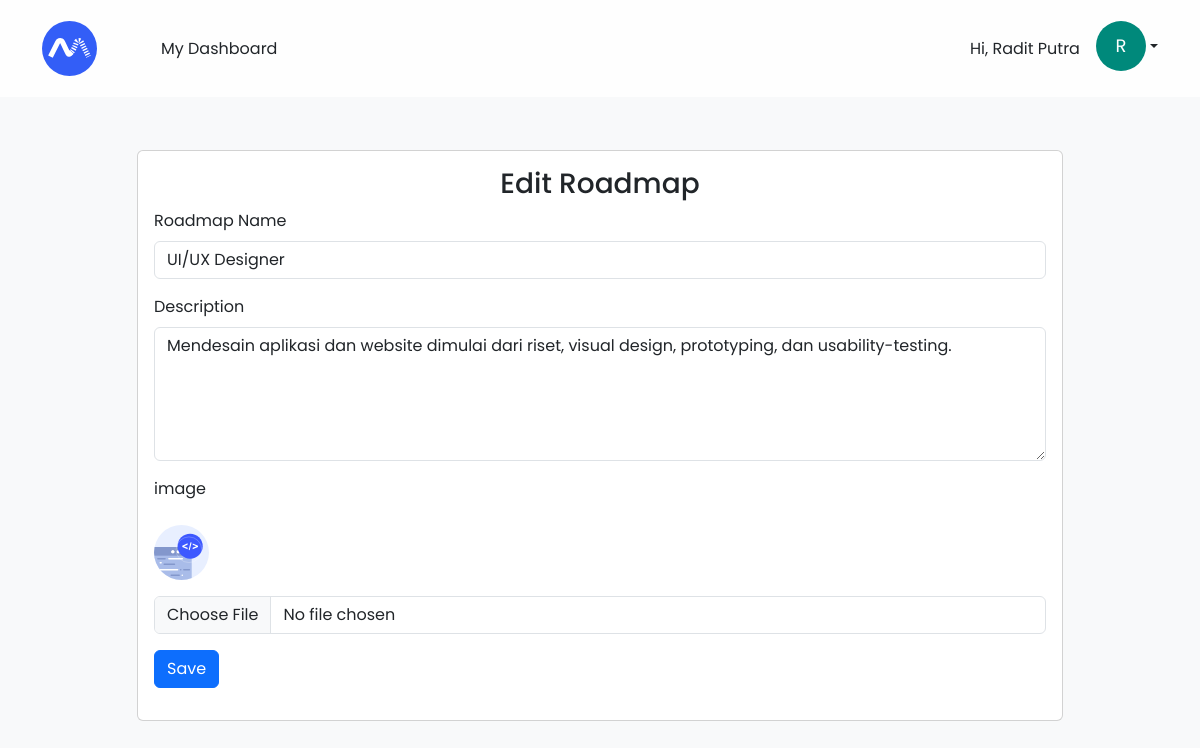
/dashboard_admin/edit_roadmap.php?id=19 (signed in), run on the app's committed database.
### tables this page shows
CREATE TABLE `roadmaps` (
  `id` int(11) NOT NULL,
  `name` varchar(255) NOT NULL,
  `description` longtext NOT NULL,
  `image` varchar(255) NOT NULL
);

### function/index.php (called while the page is built, shortened)
<?php
$host = 'localhost';
$db_name = 'bangkit';
$username = 'root';
$password = '';
$conn = mysqli_connect($host, $username, $password, $db_name);
function query($query)
{
  global $conn;
  $result = mysqli_query($conn, $query);
  $rows = [];
  while ($row = mysqli_fetch_assoc($result)) {
    $rows[] = $row;
  }
  return $rows;
}
function getRootURL()
{
  $protocol = isset($_SERVER['HTTPS']) && $_SERVER['HTTPS'] === 'on' ? 'https://' : 'http://';
  $host = $_SERVER['HTTP_HOST'];
  $root = $protocol . $host;
  return $root . '/bangkit';
}

### dashboard_admin/edit_roadmap.php (the view, shortened to what this page needs)
<?php
require '../function/index.php';
$id = $_GET["id"];
$roadmap = query("SELECT * FROM roadmaps WHERE id = '$id'")[0];
?>
<html lang="en">
<head>
  <link href="https://cdn.jsdelivr.net/npm/bootstrap@5.3.0/dist/css/bootstrap.min.css" rel="stylesheet" />
  <link rel="stylesheet" href="https://cdn.jsdelivr.net/npm/bootstrap-icons@1.10.5/font/bootstrap-icons.css" />
  <link rel="stylesheet" href="../assets/style/app.css" />
</head>
<body class="bg-body-tertiary">
  <nav class="navbar navbar-expand-lg fixed-top shadows-lg" style="
        background-color: rgba(255, 255, 255, 0.8);
        backdrop-filter: blur(10px);
      ">
    <div class="container py-2">
      <a class="navbar-brand" href="#">
        <img src="../assets/img/logo.svg" alt="Bangkit" width="55" />
      </a>
      <div class="collapse navbar-collapse" id="navbarNavDropdown">
        <ul class="navbar-nav ms-5">
          <a href="<?= getRootURL(); ?>/dashboard_admin" class="text-decoration-none text-dark">My Dashboard </a>
        </ul>
      </div>
      <?php
      if (isset($_SESSION['login'])) :
      ?>
        <div class="auth d-flex">
          <p class="mt-3 me-3">Hi, <?= $_SESSION['name']; ?></p>
          <div class="dropdown">
            <a class="dropdown-toggle d-flex align-items-center text-decoration-none text-dark" href="#" role="button" id="dropdownMenuLink" data-bs-toggle="dropdown" aria-expanded="false">
              <div class="profile-initial">
                <span><?= substr($_SESSION['name'], 0, 1); ?></span>
              </div>
            </a>
          </div>
        </div>
      <?php
      endif;
      ?>
    </div>
  </nav>
  <div class="container" style="margin-top: 150px;">
    <div class="row justify-content-center">
      <div class="col-10">
        <div class="card">
          <div class="card-body">
            <h3 class="text-center">Edit Roadmap</h3>
            <form action="" method="post" enctype="multipart/form-data">
              <div class="mb-3">
                <label for="name" class="form-label">Roadmap Name</label>
                <input type="text" class="form-control" id="name" name="name" value="<?= $roadmap["name"] ?>" />
              </div>
              <div class="mb-3">
                <label for="description" class="form-label">Description</label>
                <textarea type="text" rows="5" class="form-control" id="description" name="description"><?= $roadmap["description"] ?> </textarea>
              </div>
              <div class="mb-3">
                <label for="image" class="form-label">image</label>
                <br>
                <img src="../assets/img-upload/<?= $roadmap["image"] ?>" alt="" class="my-3" style="width: 55px;">
                <input class="form-control" type="file" id="image" name="image">
              </div>
              <button type="submit" name="submit" class="btn btn-primary">Save</button>
            </form>
          </div>
        </div>
      </div>
    </div>
  </div>
</body>

### assets/style/app.css (style rules this page uses)
body { font-family: 'Poppins', sans-serif; }
.card { transition: .3s; }
.profile-initial { display: flex; justify-content: center; align-items: center; width: 50px; height: 50px; border-radius: 50%; background-color: #00897B; color: #fff; font-size: 18px; }

### data on the page
roadmaps: name "UI/UX Designer", description "Mendesain aplikasi dan website dimulai dari riset, visual design, prototyping, dan usability-testing.", image (picture)

### other printed values
$_SESSION['name'] "Radit Putra"
substr($_SESSION['name'], 0, 1) "R"
